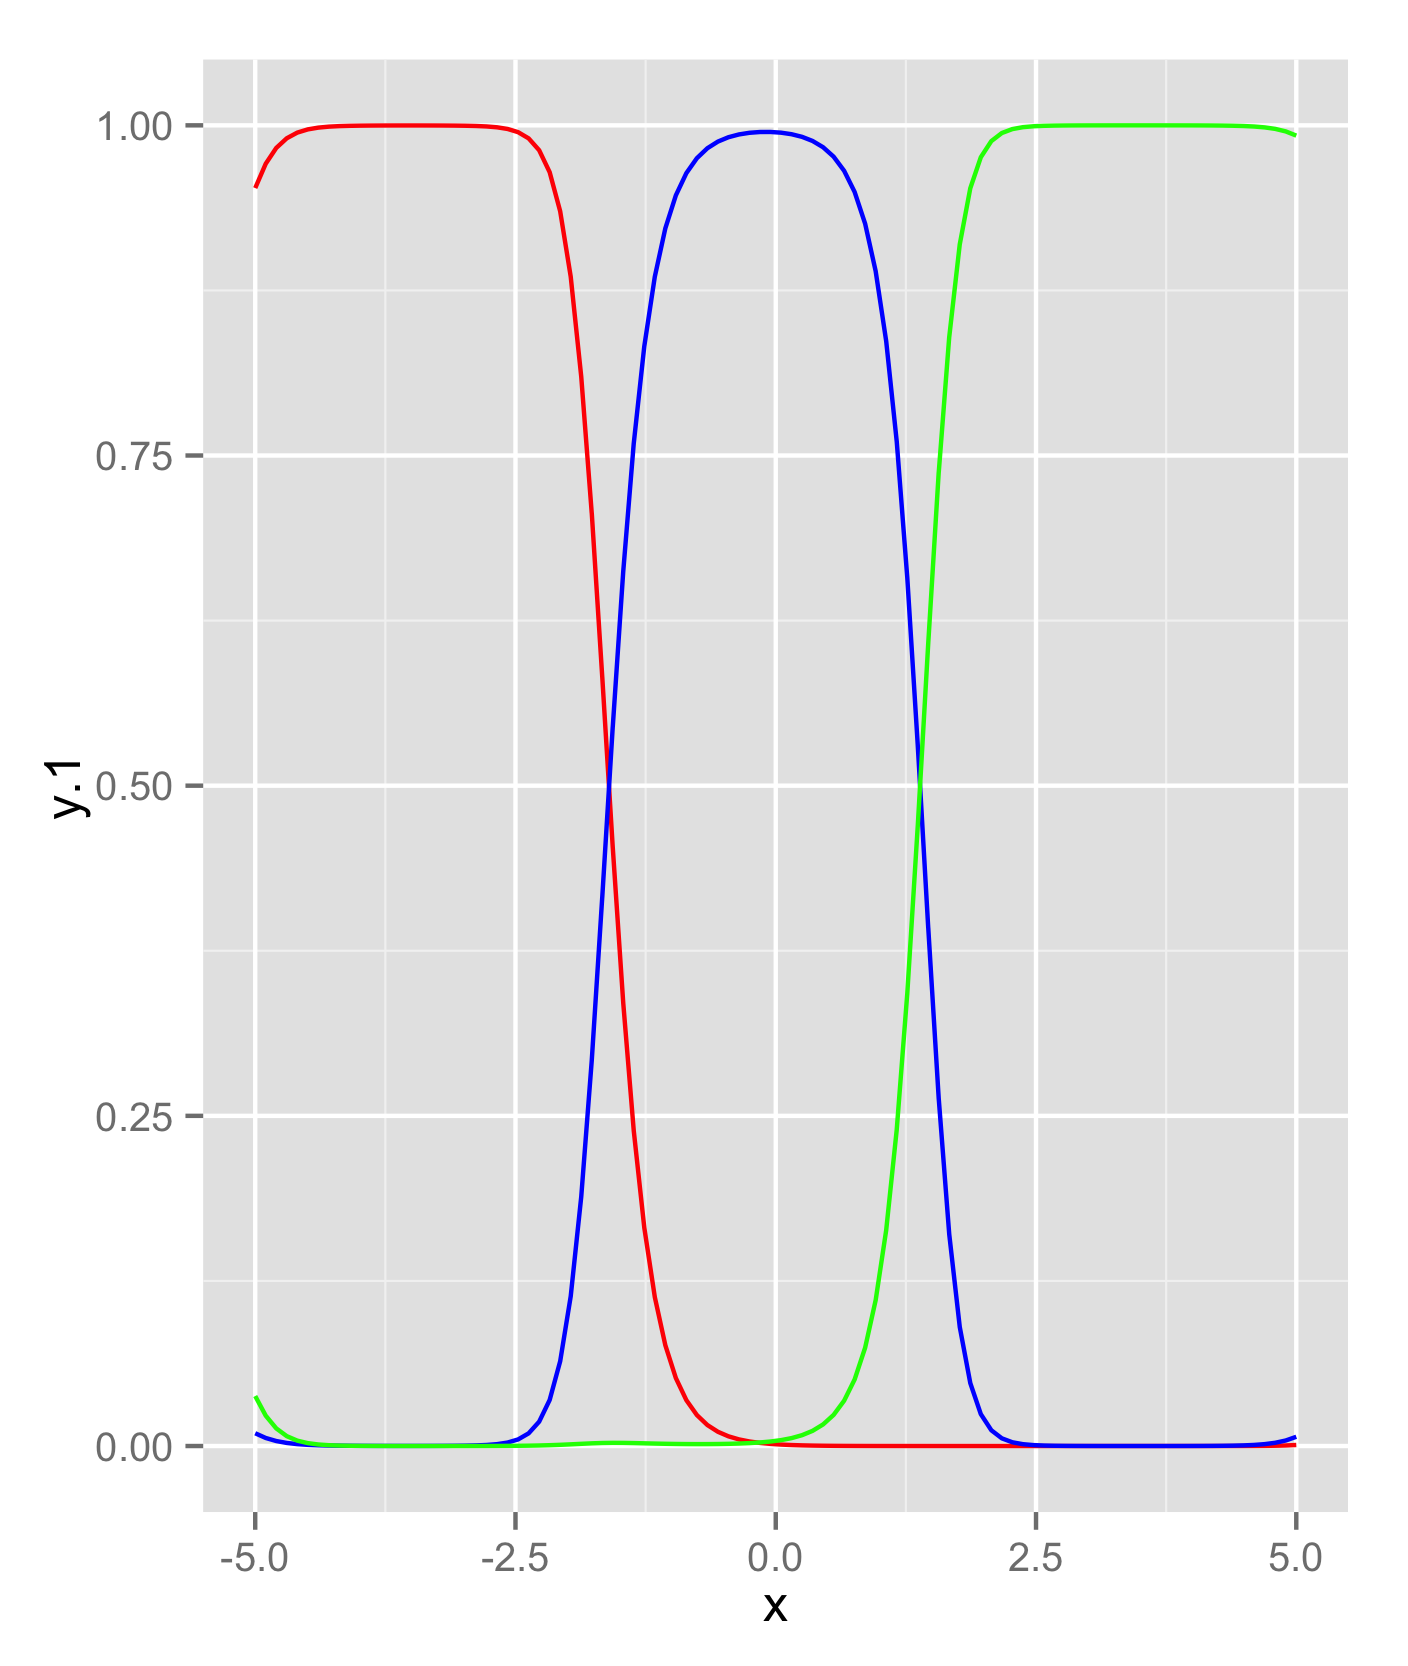

Write R code to recreate this figure.
library(ggplot2)

repmat <- function(mat, m, n) {
  rmat <- mat
  for (i in 1:m) {
    if (i == m) break
    rmat <- rbind(rmat, mat)
  }
  crmat <- rmat
  for (i in 1:n) {
    if (i == n) break
    crmat <- cbind(crmat, rmat)
  }
  crmat
}

sum2 <- function(x) {
  n <- length(x[,1])
  s <- matrix(0, n, 1)
  for (i in 1:n) {
    s[i] <- sum(x[i,])
  }
  s
}

n <- 90
c <- 3
y <- matrix(1:3, n, 1)

x <- matrix(rnorm(n), n, 1) + matrix(seq(-3, 3, len=c), n, 1)

h <- 1
hh <- 2*h^2
E <- 0.1

t0 <- matrix(rnorm(n*c), n, c)
for (j in 100) {
  for (o in 1:1000 * n) {
    i <- ceiling(runif(1)*n)
    yi <- y[i]
    ki <- exp(-((x-x[i])^2/hh))
    ci <- exp(Conj(t(ki)) %*% t0)
    t <- t0 - E * (ki %*% ci) / (1 + sum(ci))
    t[,yi] <- t[,yi] + E * ki
    if (norm(t-t0) < 0.000001) break
    t0 <- t
  }
}

N <- 100
X <- matrix(seq(-5, 5, len=N), N, 1)
K <- exp(-(repmat(X^2, 1, n) + repmat(Conj(t(x^2)), N, 1) - 2 * X %*% Conj(t(x))) / hh)

C <- exp(K %*% t)
C <- C / repmat(sum2(C), 1, c)

df <- data.frame(x=X, y=C)
gp <- ggplot(df) +
  geom_line(aes(x, y.1), col='red') +
  geom_line(aes(x, y.2), col='blue') +
  geom_line(aes(x, y.3), col='green')
print(gp)
ggsave('./logistic_regression.png')